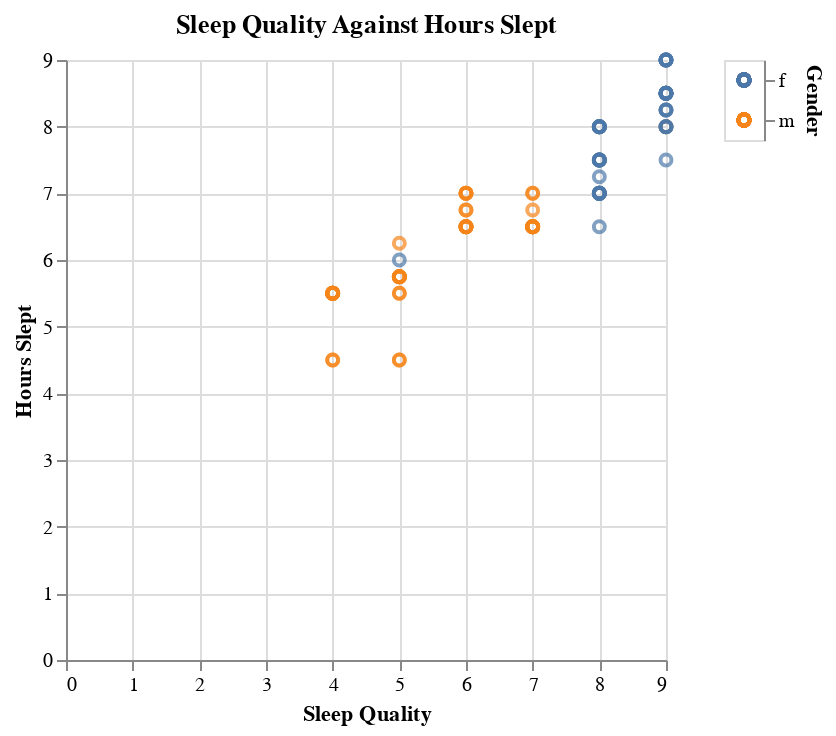

Source (notebook cell):
### Code cell
selection = alt.selection_point(fields=['Gender'])
color = alt.condition(
    selection,
    alt.Color('Gender:N').legend(None),
    alt.value('lightgray')
)

quality_sleep_chart = alt.Chart(
    df,
    title='Sleep Quality Against Hours Slept'
).mark_point().encode(
    x=alt.X('Sleep Quality:Q', title='Sleep Quality'),
    y=alt.Y('Hours Slept:Q', title='Hours Slept'),
    color=color,
    tooltip=[
        alt.Tooltip(title='ID', field='User ID'),
        alt.Tooltip(title='Sleep Disorder', field='Sleep Disorders')
    ]
)

legend = alt.Chart(df).mark_point().encode(
    alt.Y('Gender:N').axis(orient='right'),
    color=color
).add_params(
    selection
)

chart = quality_sleep_chart | legend

chart.save('images/quality_against_duration.html')
chart

### Figure 1 — Vega-Lite specification as saved in the notebook (floating-point values rounded to 4 significant figures)
{"config": {"view": {"continuousWidth": 300, "continuousHeight": 300}}, "hconcat": [{"mark": {"type": "point"}, "encoding": {"color": {"condition": {"param": "param_46", "field": "Gender", "legend": null, "type": "nominal"}, "value": "lightgray"}, "tooltip": [{"field": "User ID", "title": "ID"}, {"field": "Sleep Disorders", "title": "Sleep Disorder"}], "x": {"field": "Sleep Quality", "title": "Sleep Quality", "type": "quantitative"}, "y": {"field": "Hours Slept", "title": "Hours Slept", "type": "quantitative"}}, "title": "Sleep Quality Against Hours Slept"}, {"mark": {"type": "point"}, "encoding": {"color": {"condition": {"param": "param_46", "field": "Gender", "legend": null, "type": "nominal"}, "value": "lightgray"}, "y": {"axis": {"orient": "right"}, "field": "Gender", "type": "nominal"}}, "name": "view_9"}], "data": {"name": "data-80540d9410011427eba8856e4d8de43b"}, "params": [{"name": "param_46", "select": {"type": "point", "fields": ["Gender"]}, "views": ["view_9"]}], "$schema": "https://vega.github.io/schema/vega-lite/v5.20.1.json", "datasets": {"data-80540d9410011427eba8856e4d8de43b": [{"User ID": 1, "Age": 25, "Gender": "f", "Sleep Quality": 8, "Bedtime": "23:00", "Wake-up Time": "06:30", "Daily Steps": 8000, "Calories Burned": 2500, "Physical Activity Level": "medium", "Dietary Habits": "healthy", "Sleep Disorders": "no", "Medication Usage": "no", "Hours Slept": 7.5}, {"User ID": 2, "Age": 34, "Gender": "m", "Sleep Quality": 7, "Bedtime": "00:30", "Wake-up Time": "07:00", "Daily Steps": 5000, "Calories Burned": 2200, "Physical Activity Level": "low", "Dietary Habits": "unhealthy", "Sleep Disorders": "yes", "Medication Usage": "yes", "Hours Slept": 6.5}, {"User ID": 3, "Age": 29, "Gender": "f", "Sleep Quality": 9, "Bedtime": "22:45", "Wake-up Time": "06:45", "Daily Steps": 9000, "Calories Burned": 2700, "Physical Activity Level": "high", "Dietary Habits": "healthy", "Sleep Disorders": "no", "Medication Usage": "no", "Hours Slept": 8.0}, {"User ID": 4, "Age": 41, "Gender": "m", "Sleep Quality": 5, "Bedtime": "01:00", "Wake-up Time": "06:30", "Daily Steps": 4000, "Calories Burned": 2100, "Physical Activity Level": "low", "Dietary Habits": "unhealthy", "Sleep Disorders": "yes", "Medication Usage": "no", "Hours Slept": 5.5}, {"User ID": 5, "Age": 22, "Gender": "f", "Sleep Quality": 8, "Bedtime": "23:30", "Wake-up Time": "07:00", "Daily Steps": 10000, "Calories Burned": 2800, "Physical Activity Level": "high", "Dietary Habits": "medium", "Sleep Disorders": "no", "Medication Usage": "no", "Hours Slept": 7.5}, {"User ID": 6, "Age": 37, "Gender": "m", "Sleep Quality": 6, "Bedtime": "00:15", "Wake-up Time": "07:15", "Daily Steps": 6000, "Calories Burned": 2300, "Physical Activity Level": "medium", "Dietary Habits": "unhealthy", "Sleep Disorders": "no", "Medication Usage": "yes", "Hours Slept": 7.0}, {"User ID": 7, "Age": 30, "Gender": "f", "Sleep Quality": 8, "Bedtime": "22:30", "Wake-up Time": "06:00", "Daily Steps": 8500, "Calories Burned": 2600, "Physical Activity Level": "high", "Dietary Habits": "healthy", "Sleep Disorders": "no", "Medication Usage": "no", "Hours Slept": 7.5}, {"User ID": 8, "Age": 45, "Gender": "m", "Sleep Quality": 4, "Bedtime": "01:30", "Wake-up Time": "07:00", "Daily Steps": 3000, "Calories Burned": 2000, "Physical Activity Level": "low", "Dietary Habits": "unhealthy", "Sleep Disorders": "yes", "Medication Usage": "yes", "Hours Slept": 5.5}, {"User ID": 9, "Age": 27, "Gender": "f", "Sleep Quality": 9, "Bedtime": "23:00", "Wake-up Time": "07:30", "Daily Steps": 9500, "Calories Burned": 2750, "Physical Activity Level": "medium", "Dietary Habits": "healthy", "Sleep Disorders": "no", "Medication Usage": "no", "Hours Slept": 8.5}, {"User ID": 10, "Age": 32, "Gender": "m", "Sleep Quality": 7, "Bedtime": "00:45", "Wake-up Time": "07:15", "Daily Steps": 6500, "Calories Burned": 2400, "Physical Activity Level": "medium", "Dietary Habits": "medium", "Sleep Disorders": "no", "Medication Usage": "no", "Hours Slept": 6.5}, {"User ID": 11, "Age": 50, "Gender": "f", "Sleep Quality": 5, "Bedtime": "01:00", "Wake-up Time": "07:00", "Daily Steps": 3500, "Calories Burned": 2100, "Physical Activity Level": "low", "Dietary Habits": "unhealthy", "Sleep Disorders": "yes", "Medication Usage": "yes", "Hours Slept": 6.0}, {"User ID": 12, "Age": 23, "Gender": "m", "Sleep Quality": 9, "Bedtime": "22:00", "Wake-up Time": "06:00", "Daily Steps": 11000, "Calories Burned": 2900, "Physical Activity Level": "high", "Dietary Habits": "healthy", "Sleep Disorders": "no", "Medication Usage": "no", "Hours Slept": 8.0}, {"User ID": 13, "Age": 36, "Gender": "f", "Sleep Quality": 8, "Bedtime": "23:30", "Wake-up Time": "07:30", "Daily Steps": 7000, "Calories Burned": 2400, "Physical Activity Level": "medium", "Dietary Habits": "medium", "Sleep Disorders": "no", "Medication Usage": "no", "Hours Slept": 8.0}, {"User ID": 14, "Age": 48, "Gender": "m", "Sleep Quality": 4, "Bedtime": "01:30", "Wake-up Time": "06:00", "Daily Steps": 3000, "Calories Burned": 2000, "Physical Activity Level": "low", "Dietary Habits": "unhealthy", "Sleep Disorders": "yes", "Medication Usage": "yes", "Hours Slept": 4.5}, {"User ID": 15, "Age": 28, "Gender": "f", "Sleep Quality": 9, "Bedtime": "22:15", "Wake-up Time": "06:45", "Daily Steps": 9500, "Calories Burned": 2700, "Physical Activity Level": "high", "Dietary Habits": "healthy", "Sleep Disorders": "no", "Medication Usage": "no", "Hours Slept": 8.5}, {"User ID": 16, "Age": 31, "Gender": "m", "Sleep Quality": 6, "Bedtime": "00:30", "Wake-up Time": "07:30", "Daily Steps": 6000, "Calories Burned": 2300, "Physical Activity Level": "medium", "Dietary Habits": "unhealthy", "Sleep Disorders": "no", "Medication Usage": "no", "Hours Slept": 7.0}, {"User ID": 17, "Age": 26, "Gender": "f", "Sleep Quality": 8, "Bedtime": "23:45", "Wake-up Time": "06:15", "Daily Steps": 8500, "Calories Burned": 2500, "Physical Activity Level": "medium", "Dietary Habits": "medium", "Sleep Disorders": "no", "Medication Usage": "no", "Hours Slept": 6.5}, {"User ID": 18, "Age": 39, "Gender": "m", "Sleep Quality": 5, "Bedtime": "01:15", "Wake-up Time": "07:00", "Daily Steps": 4000, "Calories Burned": 2100, "Physical Activity Level": "low", "Dietary Habits": "unhealthy", "Sleep Disorders": "yes", "Medication Usage": "yes", "Hours Slept": 5.75}, {"User ID": 19, "Age": 33, "Gender": "f", "Sleep Quality": 9, "Bedtime": "22:30", "Wake-up Time": "07:00", "Daily Steps": 10000, "Calories Burned": 2800, "Physical Activity Level": "high", "Dietary Habits": "healthy", "Sleep Disorders": "no", "Medication Usage": "no", "Hours Slept": 8.5}, {"User ID": 20, "Age": 42, "Gender": "m", "Sleep Quality": 7, "Bedtime": "00:45", "Wake-up Time": "07:30", "Daily Steps": 5500, "Calories Burned": 2400, "Physical Activity Level": "medium", "Dietary Habits": "medium", "Sleep Disorders": "no", "Medication Usage": "no", "Hours Slept": 6.75}, {"User ID": 21, "Age": 29, "Gender": "f", "Sleep Quality": 8, "Bedtime": "23:15", "Wake-up Time": "06:30", "Daily Steps": 9000, "Calories Burned": 2600, "Physical Activity Level": "high", "Dietary Habits": "healthy", "Sleep Disorders": "no", "Medication Usage": "no", "Hours Slept": 7.25}, {"User ID": 22, "Age": 35, "Gender": "m", "Sleep Quality": 5, "Bedtime": "01:00", "Wake-up Time": "06:30", "Daily Steps": 4000, "Calories Burned": 2100, "Physical Activity Level": "low", "Dietary Habits": "unhealthy", "Sleep Disorders": "yes", "Medication Usage": "no", "Hours Slept": 5.5}, {"User ID": 23, "Age": 40, "Gender": "f", "Sleep Quality": 9, "Bedtime": "22:45", "Wake-up Time": "06:15", "Daily Steps": 9500, "Calories Burned": 2750, "Physical Activity Level": "medium", "Dietary Habits": "healthy", "Sleep Disorders": "no", "Medication Usage": "no", "Hours Slept": 7.5}, {"User ID": 24, "Age": 47, "Gender": "m", "Sleep Quality": 6, "Bedtime": "00:15", "Wake-up Time": "07:00", "Daily Steps": 6000, "Calories Burned": 2300, "Physical Activity Level": "medium", "Dietary Habits": "unhealthy", "Sleep Disorders": "no", "Medication Usage": "yes", "Hours Slept": 6.75}, {"User ID": 25, "Age": 32, "Gender": "f", "Sleep Quality": 8, "Bedtime": "23:00", "Wake-up Time": "06:30", "Daily Steps": 8500, "Calories Burned": 2600, "Physical Activity Level": "high", "Dietary Habits": "medium", "Sleep Disorders": "no", "Medication Usage": "no", "Hours Slept": 7.5}, {"User ID": 26, "Age": 44, "Gender": "m", "Sleep Quality": 4, "Bedtime": "01:30", "Wake-up Time": "07:00", "Daily Steps": 3000, "Calories Burned": 2000, "Physical Activity Level": "low", "Dietary Habits": "unhealthy", "Sleep Disorders": "yes", "Medication Usage": "yes", "Hours Slept": 5.5}, {"User ID": 27, "Age": 27, "Gender": "f", "Sleep Quality": 9, "Bedtime": "22:30", "Wake-up Time": "06:45", "Daily Steps": 10000, "Calories Burned": 2800, "Physical Activity Level": "medium", "Dietary Habits": "healthy", "Sleep Disorders": "no", "Medication Usage": "no", "Hours Slept": 8.25}, {"User ID": 28, "Age": 38, "Gender": "m", "Sleep Quality": 7, "Bedtime": "00:45", "Wake-up Time": "07:15", "Daily Steps": 6500, "Calories Burned": 2400, "Physical Activity Level": "medium", "Dietary Habits": "medium", "Sleep Disorders": "no", "Medication Usage": "no", "Hours Slept": 6.5}, {"User ID": 29, "Age": 31, "Gender": "f", "Sleep Quality": 8, "Bedtime": "23:30", "Wake-up Time": "07:00", "Daily Steps": 9000, "Calories Burned": 2500, "Physical Activity Level": "high", "Dietary Habits": "healthy", "Sleep Disorders": "no", "Medication Usage": "no", "Hours Slept": 7.5}, {"User ID": 30, "Age": 49, "Gender": "m", "Sleep Quality": 5, "Bedtime": "01:15", "Wake-up Time": "07:30", "Daily Steps": 3500, "Calories Burned": 2100, "Physical Activity Level": "low", "Dietary Habits": "unhealthy", "Sleep Disorders": "yes", "Medication Usage": "no", "Hours Slept": 6.25}, {"User ID": 31, "Age": 24, "Gender": "f", "Sleep Quality": 9, "Bedtime": "22:00", "Wake-up Time": "06:00", "Daily Steps": 10500, "Calories Burned": 2900, "Physical Activity Level": "high", "Dietary Habits": "healthy", "Sleep Disorders": "no", "Medication Usage": "no", "Hours Slept": 8.0}, {"User ID": 32, "Age": 45, "Gender": "m", "Sleep Quality": 6, "Bedtime": "00:30", "Wake-up Time": "07:30", "Daily Steps": 5000, "Calories Burned": 2200, "Physical Activity Level": "medium", "Dietary Habits": "unhealthy", "Sleep Disorders": "no", "Medication Usage": "yes", "Hours Slept": 7.0}, {"User ID": 33, "Age": 37, "Gender": "f", "Sleep Quality": 8, "Bedtime": "23:15", "Wake-up Time": "06:15", "Daily Steps": 8500, "Calories Burned": 2600, "Physical Activity Level": "high", "Dietary Habits": "medium", "Sleep Disorders": "no", "Medication Usage": "no", "Hours Slept": 7.0}, {"User ID": 34, "Age": 46, "Gender": "m", "Sleep Quality": 4, "Bedtime": "01:00", "Wake-up Time": "06:30", "Daily Steps": 3000, "Calories Burned": 2000, "Physical Activity Level": "low", "Dietary Habits": "unhealthy", "Sleep Disorders": "yes", "Medication Usage": "no", "Hours Slept": 5.5}, {"User ID": 35, "Age": 28, "Gender": "f", "Sleep Quality": 9, "Bedtime": "22:45", "Wake-up Time": "07:00", "Daily Steps": 10000, "Calories Burned": 2750, "Physical Activity Level": "medium", "Dietary Habits": "healthy", "Sleep Disorders": "no", "Medication Usage": "no", "Hours Slept": 8.25}, {"User ID": 36, "Age": 40, "Gender": "m", "Sleep Quality": 7, "Bedtime": "00:15", "Wake-up Time": "07:15", "Daily Steps": 6000, "Calories Burned": 2300, "Physical Activity Level": "medium", "Dietary Habits": "unhealthy", "Sleep Disorders": "no", "Medication Usage": "yes", "Hours Slept": 7.0}, {"User ID": 37, "Age": 35, "Gender": "f", "Sleep Quality": 8, "Bedtime": "23:30", "Wake-up Time": "07:00", "Daily Steps": 9000, "Calories Burned": 2500, "Physical Activity Level": "high", "Dietary Habits": "medium", "Sleep Disorders": "no", "Medication Usage": "no", "Hours Slept": 7.5}, {"User ID": 38, "Age": 50, "Gender": "m", "Sleep Quality": 5, "Bedtime": "01:30", "Wake-up Time": "06:00", "Daily Steps": 3500, "Calories Burned": 2100, "Physical Activity Level": "low", "Dietary Habits": "unhealthy", "Sleep Disorders": "yes", "Medication Usage": "yes", "Hours Slept": 4.5}, {"User ID": 39, "Age": 26, "Gender": "f", "Sleep Quality": 9, "Bedtime": "22:00", "Wake-up Time": "06:00", "Daily Steps": 10500, "Calories Burned": 2900, "Physical Activity Level": "high", "Dietary Habits": "healthy", "Sleep Disorders": "no", "Medication Usage": "no", "Hours Slept": 8.0}, {"User ID": 40, "Age": 41, "Gender": "m", "Sleep Quality": 6, "Bedtime": "00:45", "Wake-up Time": "07:30", "Daily Steps": 5000, "Calories Burned": 2200, "Physical Activity Level": "medium", "Dietary Habits": "unhealthy", "Sleep Disorders": "no", "Medication Usage": "no", "Hours Slept": 6.75}, {"User ID": 41, "Age": 30, "Gender": "f", "Sleep Quality": 8, "Bedtime": "23:15", "Wake-up Time": "06:15", "Daily Steps": 8500, "Calories Burned": 2600, "Physical Activity Level": "high", "Dietary Habits": "medium", "Sleep Disorders": "no", "Medication Usage": "no", "Hours Slept": 7.0}, {"User ID": 42, "Age": 44, "Gender": "m", "Sleep Quality": 4, "Bedtime": "01:00", "Wake-up Time": "06:30", "Daily Steps": 3000, "Calories Burned": 2000, "Physical Activity Level": "low", "Dietary Habits": "unhealthy", "Sleep Disorders": "yes", "Medication Usage": "yes", "Hours Slept": 5.5}, {"User ID": 43, "Age": 34, "Gender": "f", "Sleep Quality": 9, "Bedtime": "22:45", "Wake-up Time": "07:00", "Daily Steps": 10000, "Calories Burned": 2750, "Physical Activity Level": "medium", "Dietary Habits": "healthy", "Sleep Disorders": "no", "Medication Usage": "no", "Hours Slept": 8.25}, {"User ID": 44, "Age": 48, "Gender": "m", "Sleep Quality": 7, "Bedtime": "00:15", "Wake-up Time": "07:15", "Daily Steps": 6000, "Calories Burned": 2300, "Physical Activity Level": "medium", "Dietary Habits": "unhealthy", "Sleep Disorders": "no", "Medication Usage": "yes", "Hours Slept": 7.0}, {"User ID": 45, "Age": 33, "Gender": "f", "Sleep Quality": 8, "Bedtime": "23:30", "Wake-up Time": "07:00", "Daily Steps": 9000, "Calories Burned": 2500, "Physical Activity Level": "high", "Dietary Habits": "medium", "Sleep Disorders": "no", "Medication Usage": "no", "Hours Slept": 7.5}, {"User ID": 46, "Age": 47, "Gender": "m", "Sleep Quality": 5, "Bedtime": "01:30", "Wake-up Time": "06:00", "Daily Steps": 3500, "Calories Burned": 2100, "Physical Activity Level": "low", "Dietary Habits": "unhealthy", "Sleep Disorders": "yes", "Medication Usage": "no", "Hours Slept": 4.5}, {"User ID": 47, "Age": 28, "Gender": "f", "Sleep Quality": 9, "Bedtime": "22:00", "Wake-up Time": "06:00", "Daily Steps": 10500, "Calories Burned": 2900, "Physical Activity Level": "high", "Dietary Habits": "healthy", "Sleep Disorders": "no", "Medication Usage": "no", "Hours Slept": 8.0}, {"User ID": 48, "Age": 39, "Gender": "m", "Sleep Quality": 6, "Bedtime": "00:30", "Wake-up Time": "07:30", "Daily Steps": 5000, "Calories Burned": 2200, "Physical Activity Level": "medium", "Dietary Habits": "unhealthy", "Sleep Disorders": "no", "Medication Usage": "yes", "Hours Slept": 7.0}, {"User ID": 49, "Age": 32, "Gender": "f", "Sleep Quality": 8, "Bedtime": "23:15", "Wake-up Time": "06:15", "Daily Steps": 8500, "Calories Burned": 2600, "Physical Activity Level": "high", "Dietary Habits": "medium", "Sleep Disorders": "no", "Medication Usage": "no", "Hours Slept": 7.0}, {"User ID": 50, "Age": 46, "Gender": "m", "Sleep Quality": 4, "Bedtime": "01:00", "Wake-up Time": "06:30", "Daily Steps": 3000, "Calories Burned": 2000, "Physical Activity Level": "low", "Dietary Habits": "unhealthy", "Sleep Disorders": "yes", "Medication Usage": "no", "Hours Slept": 5.5}, {"User ID": 51, "Age": 23, "Gender": "f", "Sleep Quality": 9, "Bedtime": "22:15", "Wake-up Time": "06:45", "Daily Steps": 9500, "Calories Burned": 2700, "Physical Activity Level": "high", "Dietary Habits": "healthy", "Sleep Disorders": "no", "Medication Usage": "no", "Hours Slept": 8.5}, {"User ID": 52, "Age": 38, "Gender": "m", "Sleep Quality": 6, "Bedtime": "00:30", "Wake-up Time": "07:00", "Daily Steps": 5000, "Calories Burned": 2200, "Physical Activity Level": "medium", "Dietary Habits": "unhealthy", "Sleep Disorders": "no", "Medication Usage": "no", "Hours Slept": 6.5}, {"User ID": 53, "Age": 27, "Gender": "f", "Sleep Quality": 8, "Bedtime": "23:00", "Wake-up Time": "07:00", "Daily Steps": 8500, "Calories Burned": 2600, "Physical Activity Level": "medium", "Dietary Habits": "medium", "Sleep Disorders": "no", "Medication Usage": "no", "Hours Slept": 8.0}, {"User ID": 54, "Age": 44, "Gender": "m", "Sleep Quality": 5, "Bedtime": "01:15", "Wake-up Time": "07:00", "Daily Steps": 4000, "Calories Burned": 2100, "Physical Activity Level": "low", "Dietary Habits": "unhealthy", "Sleep Disorders": "yes", "Medication Usage": "no", "Hours Slept": 5.75}, {"User ID": 55, "Age": 29, "Gender": "f", "Sleep Quality": 9, "Bedtime": "22:30", "Wake-up Time": "07:30", "Daily Steps": 9000, "Calories Burned": 2750, "Physical Activity Level": "high", "Dietary Habits": "healthy", "Sleep Disorders": "no", "Medication Usage": "no", "Hours Slept": 9.0}, {"User ID": 56, "Age": 36, "Gender": "m", "Sleep Quality": 7, "Bedtime": "00:45", "Wake-up Time": "07:15", "Daily Steps": 6500, "Calories Burned": 2400, "Physical Activity Level": "medium", "Dietary Habits": "medium", "Sleep Disorders": "no", "Medication Usage": "no", "Hours Slept": 6.5}, {"User ID": 57, "Age": 30, "Gender": "f", "Sleep Quality": 8, "Bedtime": "23:15", "Wake-up Time": "06:15", "Daily Steps": 8500, "Calories Burned": 2600, "Physical Activity Level": "high", "Dietary Habits": "medium", "Sleep Disorders": "no", "Medication Usage": "no", "Hours Slept": 7.0}, {"User ID": 58, "Age": 45, "Gender": "m", "Sleep Quality": 4, "Bedtime": "01:30", "Wake-up Time": "07:00", "Daily Steps": 3000, "Calories Burned": 2000, "Physical Activity Level": "low", "Dietary Habits": "unhealthy", "Sleep Disorders": "yes", "Medication Usage": "yes", "Hours Slept": 5.5}, {"User ID": 59, "Age": 25, "Gender": "f", "Sleep Quality": 9, "Bedtime": "22:15", "Wake-up Time": "06:45", "Daily Steps": 9500, "Calories Burned": 2700, "Physical Activity Level": "high", "Dietary Habits": "healthy", "Sleep Disorders": "no", "Medication Usage": "no", "Hours Slept": 8.5}, {"User ID": 60, "Age": 50, "Gender": "m", "Sleep Quality": 6, "Bedtime": "00:30", "Wake-up Time": "07:00", "Daily Steps": 5000, "Calories Burned": 2200, "Physical Activity Level": "medium", "Dietary Habits": "unhealthy", "Sleep Disorders": "no", "Medication Usage": "no", "Hours Slept": 6.5}, {"User ID": 61, "Age": 28, "Gender": "f", "Sleep Quality": 8, "Bedtime": "23:00", "Wake-up Time": "07:00", "Daily Steps": 8500, "Calories Burned": 2600, "Physical Activity Level": "medium", "Dietary Habits": "medium", "Sleep Disorders": "no", "Medication Usage": "no", "Hours Slept": 8.0}, {"User ID": 62, "Age": 47, "Gender": "m", "Sleep Quality": 5, "Bedtime": "01:15", "Wake-up Time": "07:00", "Daily Steps": 4000, "Calories Burned": 2100, "Physical Activity Level": "low", "Dietary Habits": "unhealthy", "Sleep Disorders": "yes", "Medication Usage": "no", "Hours Slept": 5.75}, {"User ID": 63, "Age": 26, "Gender": "f", "Sleep Quality": 9, "Bedtime": "22:30", "Wake-up Time": "07:30", "Daily Steps": 9000, "Calories Burned": 2750, "Physical Activity Level": "high", "Dietary Habits": "healthy", "Sleep Disorders": "no", "Medication Usage": "no", "Hours Slept": 9.0}, {"User ID": 64, "Age": 39, "Gender": "m", "Sleep Quality": 7, "Bedtime": "00:45", "Wake-up Time": "07:15", "Daily Steps": 6500, "Calories Burned": 2400, "Physical Activity Level": "medium", "Dietary Habits": "medium", "Sleep Disorders": "no", "Medication Usage": "no", "Hours Slept": 6.5}, {"User ID": 65, "Age": 31, "Gender": "f", "Sleep Quality": 8, "Bedtime": "23:15", "Wake-up Time": "06:15", "Daily Steps": 8500, "Calories Burned": 2600, "Physical Activity Level": "high", "Dietary Habits": "medium", "Sleep Disorders": "no", "Medication Usage": "no", "Hours Slept": 7.0}, {"User ID": 66, "Age": 43, "Gender": "m", "Sleep Quality": 4, "Bedtime": "01:30", "Wake-up Time": "06:00", "Daily Steps": 3000, "Calories Burned": 2000, "Physical Activity Level": "low", "Dietary Habits": "unhealthy", "Sleep Disorders": "yes", "Medication Usage": "yes", "Hours Slept": 4.5}, {"User ID": 67, "Age": 24, "Gender": "f", "Sleep Quality": 9, "Bedtime": "22:15", "Wake-up Time": "06:45", "Daily Steps": 9500, "Calories Burned": 2700, "Physical Activity Level": "high", "Dietary Habits": "healthy", "Sleep Disorders": "no", "Medication Usage": "no", "Hours Slept": 8.5}, {"User ID": 68, "Age": 38, "Gender": "m", "Sleep Quality": 6, "Bedtime": "00:30", "Wake-up Time": "07:00", "Daily Steps": 5000, "Calories Burned": 2200, "Physical Activity Level": "medium", "Dietary Habits": "unhealthy", "Sleep Disorders": "no", "Medication Usage": "no", "Hours Slept": 6.5}, {"User ID": 69, "Age": 28, "Gender": "f", "Sleep Quality": 8, "Bedtime": "23:00", "Wake-up Time": "07:00", "Daily Steps": 8500, "Calories Burned": 2600, "Physical Activity Level": "medium", "Dietary Habits": "medium", "Sleep Disorders": "no", "Medication Usage": "no", "Hours Slept": 8.0}, {"User ID": 70, "Age": 48, "Gender": "m", "Sleep Quality": 5, "Bedtime": "01:15", "Wake-up Time": "07:00", "Daily Steps": 4000, "Calories Burned": 2100, "Physical Activity Level": "low", "Dietary Habits": "unhealthy", "Sleep Disorders": "yes", "Medication Usage": "no", "Hours Slept": 5.75}, {"User ID": 71, "Age": 32, "Gender": "f", "Sleep Quality": 9, "Bedtime": "22:30", "Wake-up Time": "07:30", "Daily Steps": 9000, "Calories Burned": 2750, "Physical Activity Level": "high", "Dietary Habits": "healthy", "Sleep Disorders": "no", "Medication Usage": "no", "Hours Slept": 9.0}, {"User ID": 72, "Age": 41, "Gender": "m", "Sleep Quality": 7, "Bedtime": "00:45", "Wake-up Time": "07:15", "Daily Steps": 6500, "Calories Burned": 2400, "Physical Activity Level": "medium", "Dietary Habits": "medium", "Sleep Disorders": "no", "Medication Usage": "no", "Hours Slept": 6.5}, {"User ID": 73, "Age": 29, "Gender": "f", "Sleep Quality": 8, "Bedtime": "23:15", "Wake-up Time": "06:15", "Daily Steps": 8500, "Calories Burned": 2600, "Physical Activity Level": "high", "Dietary Habits": "medium", "Sleep Disorders": "no", "Medication Usage": "no", "Hours Slept": 7.0}, {"User ID": 74, "Age": 50, "Gender": "m", "Sleep Quality": 4, "Bedtime": "01:30", "Wake-up Time": "07:00", "Daily Steps": 3000, "Calories Burned": 2000, "Physical Activity Level": "low", "Dietary Habits": "unhealthy", "Sleep Disorders": "yes", "Medication Usage": "yes", "Hours Slept": 5.5}, {"User ID": 75, "Age": 26, "Gender": "f", "Sleep Quality": 9, "Bedtime": "22:15", "Wake-up Time": "06:45", "Daily Steps": 9500, "Calories Burned": 2700, "Physical Activity Level": "high", "Dietary Habits": "healthy", "Sleep Disorders": "no", "Medication Usage": "no", "Hours Slept": 8.5}, {"User ID": 76, "Age": 44, "Gender": "m", "Sleep Quality": 6, "Bedtime": "00:30", "Wake-up Time": "07:00", "Daily Steps": 5000, "Calories Burned": 2200, "Physical Activity Level": "medium", "Dietary Habits": "unhealthy", "Sleep Disorders": "no", "Medication Usage": "no", "Hours Slept": 6.5}, {"User ID": 77, "Age": 30, "Gender": "f", "Sleep Quality": 8, "Bedtime": "23:00", "Wake-up Time": "07:00", "Daily Steps": 8500, "Calories Burned": 2600, "Physical Activity Level": "medium", "Dietary Habits": "medium", "Sleep Disorders": "no", "Medication Usage": "no", "Hours Slept": 8.0}, {"User ID": 78, "Age": 47, "Gender": "m", "Sleep Quality": 5, "Bedtime": "01:15", "Wake-up Time": "07:00", "Daily Steps": 4000, "Calories Burned": 2100, "Physical Activity Level": "low", "Dietary Habits": "unhealthy", "Sleep Disorders": "yes", "Medication Usage": "no", "Hours Slept": 5.75}, {"User ID": 79, "Age": 25, "Gender": "f", "Sleep Quality": 9, "Bedtime": "22:30", "Wake-up Time": "07:30", "Daily Steps": 9000, "Calories Burned": 2750, "Physical Activity Level": "high", "Dietary Habits": "healthy", "Sleep Disorders": "no", "Medication Usage": "no", "Hours Slept": 9.0}, {"User ID": 80, "Age": 49, "Gender": "m", "Sleep Quality": 7, "Bedtime": "00:45", "Wake-up Time": "07:15", "Daily Steps": 6500, "Calories Burned": 2400, "Physical Activity Level": "medium", "Dietary Habits": "medium", "Sleep Disorders": "no", "Medication Usage": "no", "Hours Slept": 6.5}, {"User ID": 81, "Age": 31, "Gender": "f", "Sleep Quality": 8, "Bedtime": "23:15", "Wake-up Time": "06:15", "Daily Steps": 8500, "Calories Burned": 2600, "Physical Activity Level": "high", "Dietary Habits": "medium", "Sleep Disorders": "no", "Medication Usage": "no", "Hours Slept": 7.0}, {"User ID": 82, "Age": 42, "Gender": "m", "Sleep Quality": 4, "Bedtime": "01:30", "Wake-up Time": "07:00", "Daily Steps": 3000, "Calories Burned": 2000, "Physical Activity Level": "low", "Dietary Habits": "unhealthy", "Sleep Disorders": "yes", "Medication Usage": "yes", "Hours Slept": 5.5}, {"User ID": 83, "Age": 27, "Gender": "f", "Sleep Quality": 9, "Bedtime": "22:15", "Wake-up Time": "06:45", "Daily Steps": 9500, "Calories Burned": 2700, "Physical Activity Level": "high", "Dietary Habits": "healthy", "Sleep Disorders": "no", "Medication Usage": "no", "Hours Slept": 8.5}, {"User ID": 84, "Age": 45, "Gender": "m", "Sleep Quality": 6, "Bedtime": "00:30", "Wake-up Time": "07:00", "Daily Steps": 5000, "Calories Burned": 2200, "Physical Activity Level": "medium", "Dietary Habits": "unhealthy", "Sleep Disorders": "no", "Medication Usage": "no", "Hours Slept": 6.5}, {"User ID": 85, "Age": 34, "Gender": "f", "Sleep Quality": 8, "Bedtime": "23:00", "Wake-up Time": "07:00", "Daily Steps": 8500, "Calories Burned": 2600, "Physical Activity Level": "medium", "Dietary Habits": "medium", "Sleep Disorders": "no", "Medication Usage": "no", "Hours Slept": 8.0}, {"User ID": 86, "Age": 50, "Gender": "m", "Sleep Quality": 5, "Bedtime": "01:15", "Wake-up Time": "07:00", "Daily Steps": 4000, "Calories Burned": 2100, "Physical Activity Level": "low", "Dietary Habits": "unhealthy", "Sleep Disorders": "yes", "Medication Usage": "no", "Hours Slept": 5.75}, {"User ID": 87, "Age": 28, "Gender": "f", "Sleep Quality": 9, "Bedtime": "22:30", "Wake-up Time": "07:30", "Daily Steps": 9000, "Calories Burned": 2750, "Physical Activity Level": "high", "Dietary Habits": "healthy", "Sleep Disorders": "no", "Medication Usage": "no", "Hours Slept": 9.0}, {"User ID": 88, "Age": 39, "Gender": "m", "Sleep Quality": 7, "Bedtime": "00:45", "Wake-up Time": "07:15", "Daily Steps": 6500, "Calories Burned": 2400, "Physical Activity Level": "medium", "Dietary Habits": "medium", "Sleep Disorders": "no", "Medication Usage": "no", "Hours Slept": 6.5}, {"User ID": 89, "Age": 30, "Gender": "f", "Sleep Quality": 8, "Bedtime": "23:15", "Wake-up Time": "06:15", "Daily Steps": 8500, "Calories Burned": 2600, "Physical Activity Level": "high", "Dietary Habits": "medium", "Sleep Disorders": "no", "Medication Usage": "no", "Hours Slept": 7.0}, {"User ID": 90, "Age": 47, "Gender": "m", "Sleep Quality": 4, "Bedtime": "01:30", "Wake-up Time": "07:00", "Daily Steps": 3000, "Calories Burned": 2000, "Physical Activity Level": "low", "Dietary Habits": "unhealthy", "Sleep Disorders": "yes", "Medication Usage": "yes", "Hours Slept": 5.5}, {"User ID": 91, "Age": 23, "Gender": "f", "Sleep Quality": 9, "Bedtime": "22:15", "Wake-up Time": "06:45", "Daily Steps": 9500, "Calories Burned": 2700, "Physical Activity Level": "high", "Dietary Habits": "healthy", "Sleep Disorders": "no", "Medication Usage": "no", "Hours Slept": 8.5}, {"User ID": 92, "Age": 36, "Gender": "m", "Sleep Quality": 6, "Bedtime": "00:30", "Wake-up Time": "07:00", "Daily Steps": 5000, "Calories Burned": 2200, "Physical Activity Level": "medium", "Dietary Habits": "unhealthy", "Sleep Disorders": "no", "Medication Usage": "no", "Hours Slept": 6.5}, {"User ID": 93, "Age": 29, "Gender": "f", "Sleep Quality": 8, "Bedtime": "23:00", "Wake-up Time": "07:00", "Daily Steps": 8500, "Calories Burned": 2600, "Physical Activity Level": "medium", "Dietary Habits": "medium", "Sleep Disorders": "no", "Medication Usage": "no", "Hours Slept": 8.0}, {"User ID": 94, "Age": 50, "Gender": "m", "Sleep Quality": 5, "Bedtime": "01:15", "Wake-up Time": "07:00", "Daily Steps": 4000, "Calories Burned": 2100, "Physical Activity Level": "low", "Dietary Habits": "unhealthy", "Sleep Disorders": "yes", "Medication Usage": "no", "Hours Slept": 5.75}, {"User ID": 95, "Age": 27, "Gender": "f", "Sleep Quality": 9, "Bedtime": "22:30", "Wake-up Time": "07:30", "Daily Steps": 9000, "Calories Burned": 2750, "Physical Activity Level": "high", "Dietary Habits": "healthy", "Sleep Disorders": "no", "Medication Usage": "no", "Hours Slept": 9.0}, {"User ID": 96, "Age": 43, "Gender": "m", "Sleep Quality": 7, "Bedtime": "00:45", "Wake-up Time": "07:15", "Daily Steps": 6500, "Calories Burned": 2400, "Physical Activity Level": "medium", "Dietary Habits": "medium", "Sleep Disorders": "no", "Medication Usage": "no", "Hours Slept": 6.5}, {"User ID": 97, "Age": 33, "Gender": "f", "Sleep Quality": 8, "Bedtime": "23:15", "Wake-up Time": "06:15", "Daily Steps": 8500, "Calories Burned": 2600, "Physical Activity Level": "high", "Dietary Habits": "medium", "Sleep Disorders": "no", "Medication Usage": "no", "Hours Slept": 7.0}, {"User ID": 98, "Age": 46, "Gender": "m", "Sleep Quality": 4, "Bedtime": "01:30", "Wake-up Time": "07:00", "Daily Steps": 3000, "Calories Burned": 2000, "Physical Activity Level": "low", "Dietary Habits": "unhealthy", "Sleep Disorders": "yes", "Medication Usage": "yes", "Hours Slept": 5.5}, {"User ID": 99, "Age": 25, "Gender": "f", "Sleep Quality": 9, "Bedtime": "22:15", "Wake-up Time": "06:45", "Daily Steps": 9500, "Calories Burned": 2700, "Physical Activity Level": "high", "Dietary Habits": "healthy", "Sleep Disorders": "no", "Medication Usage": "no", "Hours Slept": 8.5}, {"User ID": 100, "Age": 41, "Gender": "m", "Sleep Quality": 6, "Bedtime": "00:30", "Wake-up Time": "07:00", "Daily Steps": 5000, "Calories Burned": 2200, "Physical Activity Level": "medium", "Dietary Habits": "unhealthy", "Sleep Disorders": "no", "Medication Usage": "no", "Hours Slept": 6.5}]}}
